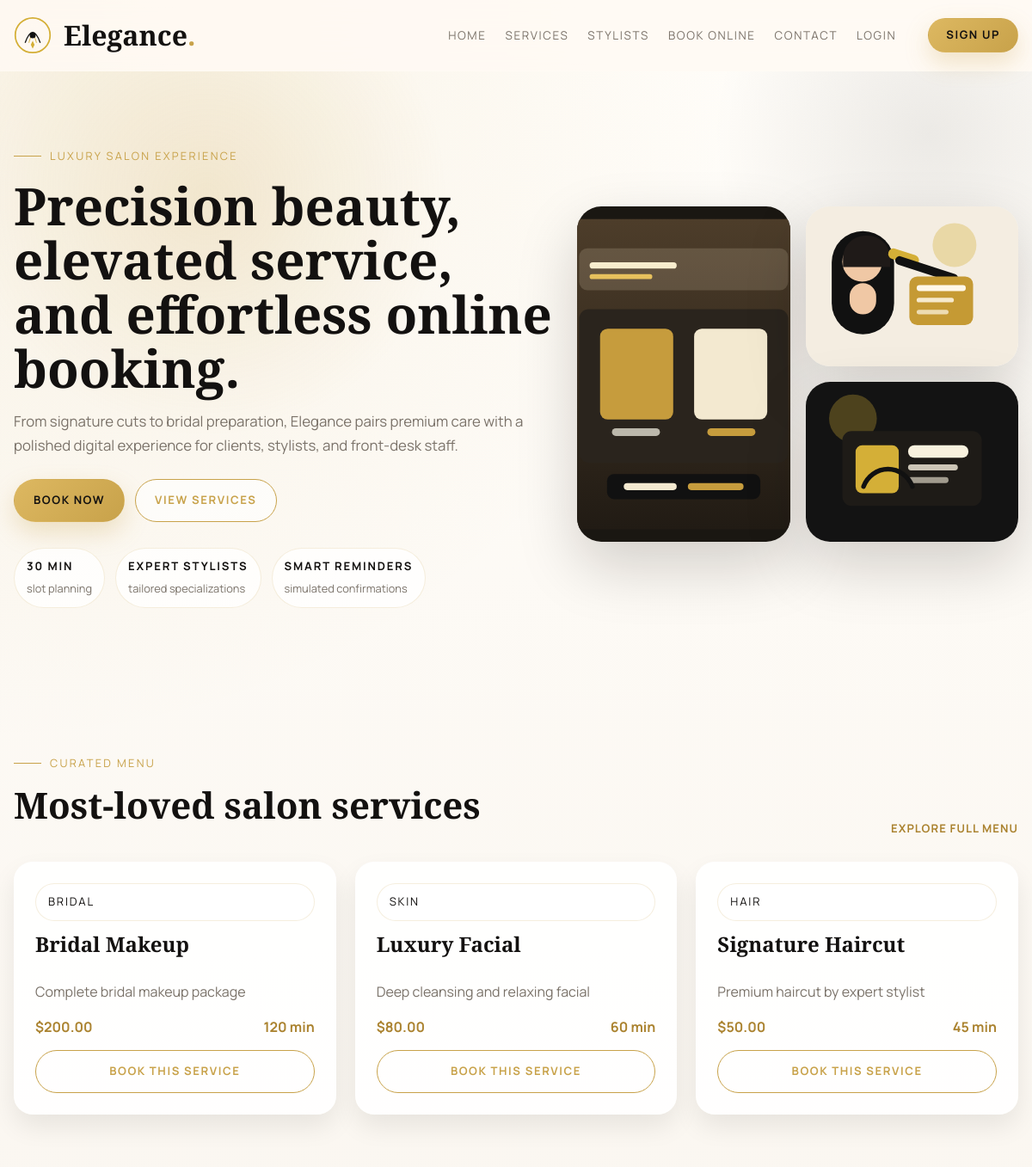
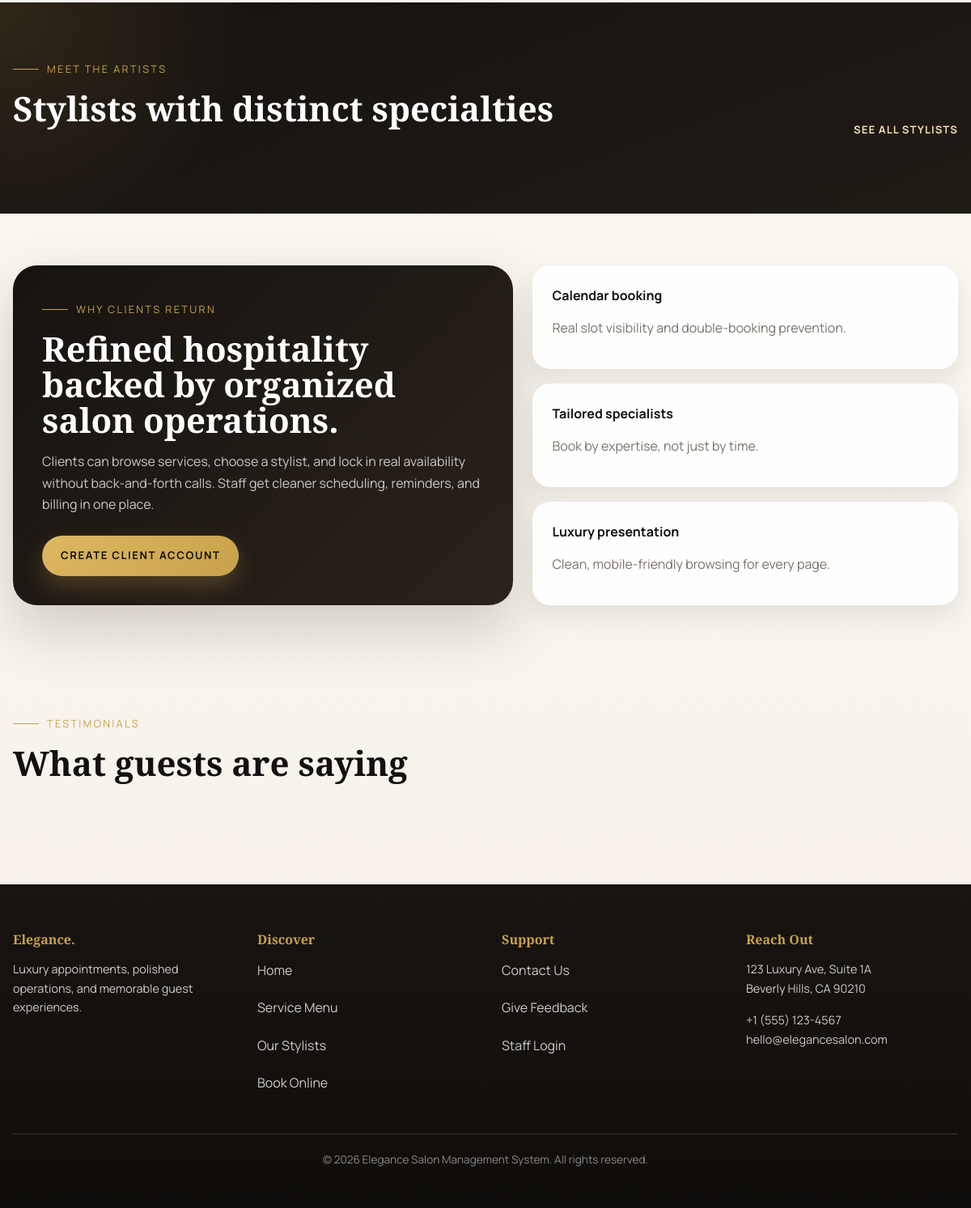
The page / on the database its author committed (2 pictures, top to bottom).
### tables this page shows
CREATE TABLE IF NOT EXISTS `services` (
  `id` INT AUTO_INCREMENT PRIMARY KEY,
  `name` VARCHAR(100) NOT NULL,
  `description` TEXT,
  `duration` INT NOT NULL COMMENT 'duration in minutes',
  `price` DECIMAL(10,2) NOT NULL,
  `category` VARCHAR(100) DEFAULT 'Signature Care',
  `featured_image` VARCHAR(255) DEFAULT NULL
);

### index.php (the view, shortened to what this page needs)
<?php
require_once 'includes/db.php';
$featuredServices = $pdo->query("
    SELECT id, name, description, duration, price, category
    FROM services
    ORDER BY price DESC, duration DESC
    LIMIT 6
")->fetchAll();
include 'includes/header.php';
?>
<section class="hero-banner">
    <div class="hero-backdrop"></div>
    <div class="container hero-grid">
        <div class="hero-copy">
            <span class="eyebrow">Luxury salon experience</span>
            <h1>Precision beauty, elevated service, and effortless online booking.</h1>
            <p>From signature cuts to bridal preparation, Elegance pairs premium care with a polished digital experience for clients, stylists, and front-desk staff.</p>
            <div class="hero-actions">
                <a href="/salon-management/appointments.php" class="btn btn-primary">Book Now</a>
                <a href="/salon-management/services.php" class="btn btn-outline-gold">View Services</a>
            </div>
            <div class="hero-metrics">
                <div class="metric-chip">
                    <strong>30 min</strong>
                    <span>slot planning</span>
                </div>
                <div class="metric-chip">
                    <strong>Expert stylists</strong>
                    <span>tailored specializations</span>
                </div>
                <div class="metric-chip">
                    <strong>Smart reminders</strong>
                    <span>simulated confirmations</span>
                </div>
            </div>
        </div>
        <div class="hero-gallery">
            <article class="hero-card tall">
                <img src="/salon-management/assets/images/hero-salon-main.svg" alt="Luxury salon interior">
            </article>
            <article class="hero-card">
                <img src="/salon-management/assets/images/hero-stylist.svg" alt="Professional stylist at work">
            </article>
            <article class="hero-card accent">
                <img src="/salon-management/assets/images/hero-beauty.svg" alt="Beauty and salon treatment setting">
            </article>
        </div>
    </div>
</section>
<section class="section-shell">
    <div class="container">
        <div class="section-heading">
            <div>
                <span class="eyebrow">Curated menu</span>
                <h2>Most-loved salon services</h2>
            </div>
            <a href="/salon-management/services.php" class="text-link">Explore full menu</a>
        </div>
        <div class="lux-grid">
            <?php foreach ($featuredServices as $service): ?>
                <article class="lux-card service-card">
                    <span class="pill"><?php echo htmlspecialchars($service['category'] ?: 'Signature Care'); ?></span>
                    <h3><?php echo htmlspecialchars($service['name']); ?></h3>
                    <p><?php echo htmlspecialchars($service['description']); ?></p>
                    <div class="service-meta">
                        <span>$<?php echo number_format($service['price'], 2); ?></span>
                        <span><?php echo (int) $service['duration']; ?> min</span>
                    </div>
                    <a href="/salon-management/appointments.php?service_id=<?php echo $service['id']; ?>" class="btn btn-outline-gold">Book This Service</a>
                </article>
            <?php endforeach; ?>
        </div>
    </div>
</section>
<section class="section-shell section-dark">
    <div class="container">
        <div class="section-heading light">
            <div>
                <span class="eyebrow">Meet the artists</span>
                <h2>Stylists with distinct specialties</h2>
            </div>
            <a href="/salon-management/stylists.php" class="text-link text-link-light">See all stylists</a>
        </div>
    </div>
</section>
<section class="section-shell">
    <div class="container split-highlight">
        <div class="highlight-panel">
            <span class="eyebrow">Why clients return</span>
            <h2>Refined hospitality backed by organized salon operations.</h2>
            <p>Clients can browse services, choose a stylist, and lock in real availability without back-and-forth calls. Staff get cleaner scheduling, reminders, and billing in one place.</p>
            <a href="/salon-management/register.php" class="btn btn-primary">Create Client Account</a>
        </div>
        <div class="benefit-stack">
            <div class="benefit-card">
                <strong>Calendar booking</strong>
                <span>Real slot visibility and double-booking prevention.</span>
            </div>
            <div class="benefit-card">
                <strong>Tailored specialists</strong>
                <span>Book by expertise, not just by time.</span>
            </div>
            <div class="benefit-card">
                <strong>Luxury presentation</strong>
                <span>Clean, mobile-friendly browsing for every page.</span>
            </div>
        </div>
    </div>
</section>
<section class="section-shell testimonials-shell">
    <div class="container">
        <div class="section-heading">
            <div>
                <span class="eyebrow">Testimonials</span>
                <h2>What guests are saying</h2>
            </div>
        </div>
    </div>
</section>
<?php include 'includes/footer.php'; ?>

### includes/header.php (shortened to what this page needs)
<?php
$base_url = '/salon-management';
$current_path = parse_url($_SERVER['REQUEST_URI'] ?? '', PHP_URL_PATH) ?: '';
function navIsActive(string $path): string {
    global $current_path;
    return str_ends_with($current_path, $path) ? 'active' : '';
}
?>
<!DOCTYPE html>
<html lang="en">
<head>
    <link rel="stylesheet" href="<?php echo $base_url; ?>/assets/css/style.css">
</head>
<body>
<header class="header">
    <div class="container nav-container">
        <a href="<?php echo $base_url; ?>/index.php" class="logo-container">
            <span class="nav-brand">Elegance<span style="color:var(--color-primary);">.</span></span>
        </a>
        <nav class="nav-menu">
            <a href="<?php echo $base_url; ?>/index.php" class="nav-link <?php echo navIsActive('/index.php'); ?>">Home</a>
            <a href="<?php echo $base_url; ?>/services.php" class="nav-link <?php echo navIsActive('/services.php'); ?>">Services</a>
            <a href="<?php echo $base_url; ?>/stylists.php" class="nav-link <?php echo navIsActive('/stylists.php'); ?>">Stylists</a>
            <a href="<?php echo $base_url; ?>/appointments.php" class="nav-link <?php echo navIsActive('/appointments.php'); ?>">Book Online</a>
            <a href="<?php echo $base_url; ?>/contact.php" class="nav-link <?php echo navIsActive('/contact.php'); ?>">Contact</a>
            <?php if (isset($_SESSION['user_id'])): ?>
                <?php
                $role = currentUserRole();
                $dash_url = dashboardUrlForRole($role);
                ?>
                <a href="<?php echo $dash_url; ?>" class="nav-link">Dashboard (<?php echo ucfirst($role); ?>)</a>
                <a href="<?php echo $base_url; ?>/logout.php" class="nav-link text-gold" style="font-weight:600;">Logout</a>
            <?php else: ?>
                <a href="<?php echo $base_url; ?>/login.php" class="nav-link">Login</a>
                <a href="<?php echo $base_url; ?>/register.php" class="btn btn-primary" style="margin-left:15px; padding: 8px 20px;">Sign Up</a>
            <?php endif; ?>
        </nav>
    </div>
</header>
<main class="site-main">

### includes/footer.php
</main>
<footer class="footer">
    <div class="container footer-grid">
        <div class="footer-brand">
            <h4>Elegance.</h4>
            <p>Luxury appointments, polished operations, and memorable guest experiences.</p>
        </div>
        <div class="footer-links">
            <h4>Discover</h4>
            <ul>
                <li><a href="/salon-management/index.php">Home</a></li>
                <li><a href="/salon-management/services.php">Service Menu</a></li>
                <li><a href="/salon-management/stylists.php">Our Stylists</a></li>
                <li><a href="/salon-management/appointments.php">Book Online</a></li>
            </ul>
        </div>
        <div class="footer-links">
            <h4>Support</h4>
            <ul>
                <li><a href="/salon-management/contact.php">Contact Us</a></li>
                <li><a href="/salon-management/feedback.php">Give Feedback</a></li>
                <li><a href="/salon-management/login.php">Staff Login</a></li>
            </ul>
        </div>
        <div class="footer-contact">
            <h4>Reach Out</h4>
            <p>123 Luxury Ave, Suite 1A<br>Beverly Hills, CA 90210</p>
            <p class="mt-1">+1 (555) 123-4567<br>hello@elegancesalon.com</p>
        </div>
    </div>
    <div class="container footer-bottom">
        &copy; <?php echo date("Y"); ?> Elegance Salon Management System. All rights reserved.
    </div>
</footer>
</body>
</html>

### rows shown on the page
services: category "BRIDAL", name "Bridal Makeup", description "Complete bridal makeup package", price "200.00", duration "120"
services: category "SKIN", name "Luxury Facial", description "Deep cleansing and relaxing facial", price "80.00", duration "60"
services: category "HAIR", name "Signature Haircut", description "Premium haircut by expert stylist", price "50.00", duration "45"
